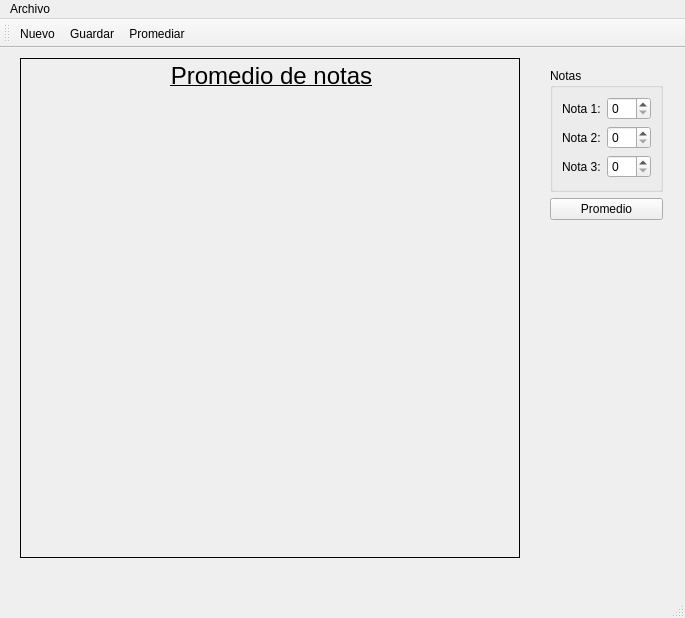
<?xml version="1.0" encoding="UTF-8"?>
<ui version="4.0">
 <class>Principal</class>
 <widget class="QMainWindow" name="Principal">
  <property name="geometry">
   <rect>
    <x>0</x>
    <y>0</y>
    <width>685</width>
    <height>618</height>
   </rect>
  </property>
  <property name="windowTitle">
   <string>Notas</string>
  </property>
  <property name="windowIcon">
   <iconset resource="Resource.qrc">
    <normaloff>:/Resources/crecimiento.png</normaloff>:/Resources/crecimiento.png</iconset>
  </property>
  <widget class="QWidget" name="centralwidget">
   <widget class="QLabel" name="outCuadro">
    <property name="geometry">
     <rect>
      <x>20</x>
      <y>10</y>
      <width>500</width>
      <height>500</height>
     </rect>
    </property>
    <property name="frameShape">
     <enum>QFrame::Box</enum>
    </property>
    <property name="text">
     <string>&lt;html&gt;&lt;head/&gt;&lt;body&gt;&lt;p align=&quot;center&quot;&gt;&lt;span style=&quot; font-size:18pt; text-decoration: underline;&quot;&gt;Promedio de notas&lt;/span&gt;&lt;/p&gt;&lt;/body&gt;&lt;/html&gt;</string>
    </property>
    <property name="alignment">
     <set>Qt::AlignLeading|Qt::AlignLeft|Qt::AlignTop</set>
    </property>
   </widget>
   <widget class="QWidget" name="widget" native="true">
    <property name="geometry">
     <rect>
      <x>550</x>
      <y>20</y>
      <width>113</width>
      <height>152</height>
     </rect>
    </property>
    <layout class="QVBoxLayout" name="verticalLayout">
     <item>
      <widget class="QGroupBox" name="groupBox">
       <property name="title">
        <string>Notas</string>
       </property>
       <layout class="QFormLayout" name="formLayout">
        <item row="0" column="0">
         <widget class="QLabel" name="label">
          <property name="text">
           <string>Nota 1:</string>
          </property>
         </widget>
        </item>
        <item row="0" column="1">
         <widget class="QSpinBox" name="inNota1"/>
        </item>
        <item row="1" column="0">
         <widget class="QLabel" name="label_2">
          <property name="text">
           <string>Nota 2:</string>
          </property>
         </widget>
        </item>
        <item row="1" column="1">
         <widget class="QSpinBox" name="inNota2"/>
        </item>
        <item row="2" column="0">
         <widget class="QLabel" name="label_3">
          <property name="text">
           <string>Nota 3:</string>
          </property>
         </widget>
        </item>
        <item row="2" column="1">
         <widget class="QSpinBox" name="inNota3"/>
        </item>
       </layout>
      </widget>
     </item>
     <item>
      <widget class="QPushButton" name="cmdPromedio">
       <property name="text">
        <string>Promedio</string>
       </property>
      </widget>
     </item>
    </layout>
   </widget>
  </widget>
  <widget class="QMenuBar" name="menubar">
   <property name="geometry">
    <rect>
     <x>0</x>
     <y>0</y>
     <width>685</width>
     <height>21</height>
    </rect>
   </property>
   <widget class="QMenu" name="menuArchivo">
    <property name="title">
     <string>Archivo</string>
    </property>
    <addaction name="actionNuevo"/>
    <addaction name="actionGuardar"/>
    <addaction name="actionPromediar"/>
   </widget>
   <addaction name="menuArchivo"/>
  </widget>
  <widget class="QStatusBar" name="statusbar"/>
  <widget class="QToolBar" name="toolBar">
   <property name="windowTitle">
    <string>toolBar</string>
   </property>
   <attribute name="toolBarArea">
    <enum>TopToolBarArea</enum>
   </attribute>
   <attribute name="toolBarBreak">
    <bool>false</bool>
   </attribute>
   <addaction name="actionNuevo"/>
   <addaction name="actionGuardar"/>
   <addaction name="actionPromediar"/>
  </widget>
  <action name="actionGuardar">
   <property name="icon">
    <iconset resource="Resource.qrc">
     <normaloff>:/Guardar</normaloff>:/Guardar</iconset>
   </property>
   <property name="text">
    <string>Guardar</string>
   </property>
   <property name="shortcut">
    <string>Ctrl+S</string>
   </property>
  </action>
  <action name="actionPromediar">
   <property name="icon">
    <iconset resource="Resource.qrc">
     <normaloff>:/Resources/contabilidad.png</normaloff>:/Resources/contabilidad.png</iconset>
   </property>
   <property name="text">
    <string>Promediar</string>
   </property>
   <property name="shortcut">
    <string>Ctrl+Shift+P</string>
   </property>
  </action>
  <action name="actionNuevo">
   <property name="icon">
    <iconset resource="Resource.qrc">
     <normaloff>:/Resources/papel1.png</normaloff>:/Resources/papel1.png</iconset>
   </property>
   <property name="text">
    <string>Nuevo</string>
   </property>
   <property name="shortcut">
    <string>Ctrl+N</string>
   </property>
  </action>
 </widget>
 <resources>
  <include location="Resource.qrc"/>
 </resources>
 <connections>
  <connection>
   <sender>actionPromediar</sender>
   <signal>triggered()</signal>
   <receiver>cmdPromedio</receiver>
   <slot>click()</slot>
   <hints>
    <hint type="sourcelabel">
     <x>-1</x>
     <y>-1</y>
    </hint>
    <hint type="destinationlabel">
     <x>606</x>
     <y>206</y>
    </hint>
   </hints>
  </connection>
 </connections>
</ui>
